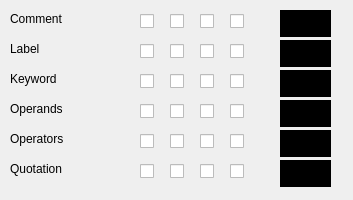
<?xml version="1.0" encoding="UTF-8"?>
<ui version="4.0">
 <class>InterfaceCfg_SyntaxAsm</class>
 <widget class="QWidget" name="InterfaceCfg_SyntaxAsm">
  <property name="geometry">
   <rect>
    <x>0</x>
    <y>0</y>
    <width>353</width>
    <height>200</height>
   </rect>
  </property>
  <property name="windowTitle">
   <string>Form</string>
  </property>
  <widget class="QLabel" name="lblCmnt">
   <property name="geometry">
    <rect>
     <x>10</x>
     <y>10</y>
     <width>111</width>
     <height>17</height>
    </rect>
   </property>
   <property name="text">
    <string>Comment</string>
   </property>
  </widget>
  <widget class="QCheckBox" name="chckICmnt">
   <property name="geometry">
    <rect>
     <x>140</x>
     <y>10</y>
     <width>21</width>
     <height>22</height>
    </rect>
   </property>
   <property name="text">
    <string/>
   </property>
  </widget>
  <widget class="QCheckBox" name="chckUCmnt">
   <property name="geometry">
    <rect>
     <x>170</x>
     <y>10</y>
     <width>21</width>
     <height>22</height>
    </rect>
   </property>
   <property name="text">
    <string/>
   </property>
  </widget>
  <widget class="QCheckBox" name="chckBCmnt">
   <property name="geometry">
    <rect>
     <x>230</x>
     <y>10</y>
     <width>21</width>
     <height>22</height>
    </rect>
   </property>
   <property name="text">
    <string/>
   </property>
  </widget>
  <widget class="QPushButton" name="btnColorCmnt">
   <property name="geometry">
    <rect>
     <x>280</x>
     <y>10</y>
     <width>51</width>
     <height>27</height>
    </rect>
   </property>
   <property name="palette">
    <palette>
     <active>
      <colorrole role="Button">
       <brush brushstyle="SolidPattern">
        <color alpha="255">
         <red>0</red>
         <green>0</green>
         <blue>0</blue>
        </color>
       </brush>
      </colorrole>
     </active>
     <inactive>
      <colorrole role="Button">
       <brush brushstyle="SolidPattern">
        <color alpha="255">
         <red>0</red>
         <green>0</green>
         <blue>0</blue>
        </color>
       </brush>
      </colorrole>
     </inactive>
     <disabled>
      <colorrole role="Button">
       <brush brushstyle="SolidPattern">
        <color alpha="255">
         <red>0</red>
         <green>0</green>
         <blue>0</blue>
        </color>
       </brush>
      </colorrole>
     </disabled>
    </palette>
   </property>
   <property name="autoFillBackground">
    <bool>true</bool>
   </property>
   <property name="text">
    <string/>
   </property>
   <property name="flat">
    <bool>true</bool>
   </property>
  </widget>
  <widget class="QLabel" name="lblLbl">
   <property name="geometry">
    <rect>
     <x>10</x>
     <y>40</y>
     <width>66</width>
     <height>17</height>
    </rect>
   </property>
   <property name="text">
    <string>Label</string>
   </property>
  </widget>
  <widget class="QCheckBox" name="chckILbl">
   <property name="geometry">
    <rect>
     <x>140</x>
     <y>40</y>
     <width>21</width>
     <height>22</height>
    </rect>
   </property>
   <property name="text">
    <string/>
   </property>
  </widget>
  <widget class="QCheckBox" name="chckULbl">
   <property name="geometry">
    <rect>
     <x>170</x>
     <y>40</y>
     <width>21</width>
     <height>22</height>
    </rect>
   </property>
   <property name="text">
    <string/>
   </property>
  </widget>
  <widget class="QCheckBox" name="chckBLbl">
   <property name="geometry">
    <rect>
     <x>230</x>
     <y>40</y>
     <width>21</width>
     <height>22</height>
    </rect>
   </property>
   <property name="text">
    <string/>
   </property>
  </widget>
  <widget class="QPushButton" name="btnColorLbl">
   <property name="geometry">
    <rect>
     <x>280</x>
     <y>40</y>
     <width>51</width>
     <height>27</height>
    </rect>
   </property>
   <property name="palette">
    <palette>
     <active>
      <colorrole role="Button">
       <brush brushstyle="SolidPattern">
        <color alpha="255">
         <red>0</red>
         <green>0</green>
         <blue>0</blue>
        </color>
       </brush>
      </colorrole>
     </active>
     <inactive>
      <colorrole role="Button">
       <brush brushstyle="SolidPattern">
        <color alpha="255">
         <red>0</red>
         <green>0</green>
         <blue>0</blue>
        </color>
       </brush>
      </colorrole>
     </inactive>
     <disabled>
      <colorrole role="Button">
       <brush brushstyle="SolidPattern">
        <color alpha="255">
         <red>0</red>
         <green>0</green>
         <blue>0</blue>
        </color>
       </brush>
      </colorrole>
     </disabled>
    </palette>
   </property>
   <property name="autoFillBackground">
    <bool>true</bool>
   </property>
   <property name="text">
    <string/>
   </property>
   <property name="flat">
    <bool>true</bool>
   </property>
  </widget>
  <widget class="QLabel" name="lblKwrd">
   <property name="geometry">
    <rect>
     <x>10</x>
     <y>70</y>
     <width>66</width>
     <height>17</height>
    </rect>
   </property>
   <property name="text">
    <string>Keyword</string>
   </property>
  </widget>
  <widget class="QCheckBox" name="chckIKwrd">
   <property name="geometry">
    <rect>
     <x>140</x>
     <y>70</y>
     <width>21</width>
     <height>22</height>
    </rect>
   </property>
   <property name="text">
    <string/>
   </property>
  </widget>
  <widget class="QCheckBox" name="chckUKwrd">
   <property name="geometry">
    <rect>
     <x>170</x>
     <y>70</y>
     <width>21</width>
     <height>22</height>
    </rect>
   </property>
   <property name="text">
    <string/>
   </property>
  </widget>
  <widget class="QCheckBox" name="chckBKwrd">
   <property name="geometry">
    <rect>
     <x>230</x>
     <y>70</y>
     <width>21</width>
     <height>22</height>
    </rect>
   </property>
   <property name="text">
    <string/>
   </property>
  </widget>
  <widget class="QPushButton" name="btnColorKwrd">
   <property name="geometry">
    <rect>
     <x>280</x>
     <y>70</y>
     <width>51</width>
     <height>27</height>
    </rect>
   </property>
   <property name="palette">
    <palette>
     <active>
      <colorrole role="Button">
       <brush brushstyle="SolidPattern">
        <color alpha="255">
         <red>0</red>
         <green>0</green>
         <blue>0</blue>
        </color>
       </brush>
      </colorrole>
     </active>
     <inactive>
      <colorrole role="Button">
       <brush brushstyle="SolidPattern">
        <color alpha="255">
         <red>0</red>
         <green>0</green>
         <blue>0</blue>
        </color>
       </brush>
      </colorrole>
     </inactive>
     <disabled>
      <colorrole role="Button">
       <brush brushstyle="SolidPattern">
        <color alpha="255">
         <red>0</red>
         <green>0</green>
         <blue>0</blue>
        </color>
       </brush>
      </colorrole>
     </disabled>
    </palette>
   </property>
   <property name="autoFillBackground">
    <bool>true</bool>
   </property>
   <property name="text">
    <string/>
   </property>
   <property name="flat">
    <bool>true</bool>
   </property>
  </widget>
  <widget class="QLabel" name="lblOpds">
   <property name="geometry">
    <rect>
     <x>10</x>
     <y>100</y>
     <width>81</width>
     <height>17</height>
    </rect>
   </property>
   <property name="text">
    <string>Operands</string>
   </property>
  </widget>
  <widget class="QCheckBox" name="chckIOpds">
   <property name="geometry">
    <rect>
     <x>140</x>
     <y>100</y>
     <width>21</width>
     <height>22</height>
    </rect>
   </property>
   <property name="text">
    <string/>
   </property>
  </widget>
  <widget class="QCheckBox" name="chckUOpds">
   <property name="geometry">
    <rect>
     <x>170</x>
     <y>100</y>
     <width>21</width>
     <height>22</height>
    </rect>
   </property>
   <property name="text">
    <string/>
   </property>
  </widget>
  <widget class="QCheckBox" name="chckBOpds">
   <property name="geometry">
    <rect>
     <x>230</x>
     <y>100</y>
     <width>21</width>
     <height>22</height>
    </rect>
   </property>
   <property name="text">
    <string/>
   </property>
  </widget>
  <widget class="QPushButton" name="btnColorOpds">
   <property name="geometry">
    <rect>
     <x>280</x>
     <y>100</y>
     <width>51</width>
     <height>27</height>
    </rect>
   </property>
   <property name="palette">
    <palette>
     <active>
      <colorrole role="Button">
       <brush brushstyle="SolidPattern">
        <color alpha="255">
         <red>0</red>
         <green>0</green>
         <blue>0</blue>
        </color>
       </brush>
      </colorrole>
     </active>
     <inactive>
      <colorrole role="Button">
       <brush brushstyle="SolidPattern">
        <color alpha="255">
         <red>0</red>
         <green>0</green>
         <blue>0</blue>
        </color>
       </brush>
      </colorrole>
     </inactive>
     <disabled>
      <colorrole role="Button">
       <brush brushstyle="SolidPattern">
        <color alpha="255">
         <red>0</red>
         <green>0</green>
         <blue>0</blue>
        </color>
       </brush>
      </colorrole>
     </disabled>
    </palette>
   </property>
   <property name="autoFillBackground">
    <bool>true</bool>
   </property>
   <property name="text">
    <string/>
   </property>
   <property name="flat">
    <bool>true</bool>
   </property>
  </widget>
  <widget class="QLabel" name="lblQuote">
   <property name="geometry">
    <rect>
     <x>10</x>
     <y>160</y>
     <width>81</width>
     <height>17</height>
    </rect>
   </property>
   <property name="text">
    <string>Quotation</string>
   </property>
  </widget>
  <widget class="QLabel" name="lblOpts">
   <property name="geometry">
    <rect>
     <x>10</x>
     <y>130</y>
     <width>81</width>
     <height>17</height>
    </rect>
   </property>
   <property name="text">
    <string>Operators</string>
   </property>
  </widget>
  <widget class="QCheckBox" name="chckIOpts">
   <property name="geometry">
    <rect>
     <x>140</x>
     <y>130</y>
     <width>21</width>
     <height>22</height>
    </rect>
   </property>
   <property name="text">
    <string/>
   </property>
  </widget>
  <widget class="QCheckBox" name="chckUOpts">
   <property name="geometry">
    <rect>
     <x>170</x>
     <y>130</y>
     <width>21</width>
     <height>22</height>
    </rect>
   </property>
   <property name="text">
    <string/>
   </property>
  </widget>
  <widget class="QCheckBox" name="chckBOpts">
   <property name="geometry">
    <rect>
     <x>230</x>
     <y>130</y>
     <width>21</width>
     <height>22</height>
    </rect>
   </property>
   <property name="text">
    <string/>
   </property>
  </widget>
  <widget class="QCheckBox" name="chckIQuote">
   <property name="geometry">
    <rect>
     <x>140</x>
     <y>160</y>
     <width>21</width>
     <height>22</height>
    </rect>
   </property>
   <property name="text">
    <string/>
   </property>
  </widget>
  <widget class="QCheckBox" name="chckUQuote">
   <property name="geometry">
    <rect>
     <x>170</x>
     <y>160</y>
     <width>21</width>
     <height>22</height>
    </rect>
   </property>
   <property name="text">
    <string/>
   </property>
  </widget>
  <widget class="QCheckBox" name="chckBQuote">
   <property name="geometry">
    <rect>
     <x>230</x>
     <y>160</y>
     <width>21</width>
     <height>22</height>
    </rect>
   </property>
   <property name="text">
    <string/>
   </property>
  </widget>
  <widget class="QPushButton" name="btnColorOpts">
   <property name="geometry">
    <rect>
     <x>280</x>
     <y>130</y>
     <width>51</width>
     <height>27</height>
    </rect>
   </property>
   <property name="palette">
    <palette>
     <active>
      <colorrole role="Button">
       <brush brushstyle="SolidPattern">
        <color alpha="255">
         <red>0</red>
         <green>0</green>
         <blue>0</blue>
        </color>
       </brush>
      </colorrole>
     </active>
     <inactive>
      <colorrole role="Button">
       <brush brushstyle="SolidPattern">
        <color alpha="255">
         <red>0</red>
         <green>0</green>
         <blue>0</blue>
        </color>
       </brush>
      </colorrole>
     </inactive>
     <disabled>
      <colorrole role="Button">
       <brush brushstyle="SolidPattern">
        <color alpha="255">
         <red>0</red>
         <green>0</green>
         <blue>0</blue>
        </color>
       </brush>
      </colorrole>
     </disabled>
    </palette>
   </property>
   <property name="autoFillBackground">
    <bool>true</bool>
   </property>
   <property name="text">
    <string/>
   </property>
   <property name="flat">
    <bool>true</bool>
   </property>
  </widget>
  <widget class="QPushButton" name="btnColorQuote">
   <property name="geometry">
    <rect>
     <x>280</x>
     <y>160</y>
     <width>51</width>
     <height>27</height>
    </rect>
   </property>
   <property name="palette">
    <palette>
     <active>
      <colorrole role="Button">
       <brush brushstyle="SolidPattern">
        <color alpha="255">
         <red>0</red>
         <green>0</green>
         <blue>0</blue>
        </color>
       </brush>
      </colorrole>
     </active>
     <inactive>
      <colorrole role="Button">
       <brush brushstyle="SolidPattern">
        <color alpha="255">
         <red>0</red>
         <green>0</green>
         <blue>0</blue>
        </color>
       </brush>
      </colorrole>
     </inactive>
     <disabled>
      <colorrole role="Button">
       <brush brushstyle="SolidPattern">
        <color alpha="255">
         <red>0</red>
         <green>0</green>
         <blue>0</blue>
        </color>
       </brush>
      </colorrole>
     </disabled>
    </palette>
   </property>
   <property name="autoFillBackground">
    <bool>true</bool>
   </property>
   <property name="text">
    <string/>
   </property>
   <property name="flat">
    <bool>true</bool>
   </property>
  </widget>
  <widget class="QCheckBox" name="chckSCmnt">
   <property name="geometry">
    <rect>
     <x>200</x>
     <y>10</y>
     <width>21</width>
     <height>22</height>
    </rect>
   </property>
   <property name="text">
    <string/>
   </property>
  </widget>
  <widget class="QCheckBox" name="chckSLbl">
   <property name="geometry">
    <rect>
     <x>200</x>
     <y>40</y>
     <width>21</width>
     <height>22</height>
    </rect>
   </property>
   <property name="text">
    <string/>
   </property>
  </widget>
  <widget class="QCheckBox" name="chckSKwrd">
   <property name="geometry">
    <rect>
     <x>200</x>
     <y>70</y>
     <width>21</width>
     <height>22</height>
    </rect>
   </property>
   <property name="text">
    <string/>
   </property>
  </widget>
  <widget class="QCheckBox" name="chckSOpds">
   <property name="geometry">
    <rect>
     <x>200</x>
     <y>100</y>
     <width>21</width>
     <height>22</height>
    </rect>
   </property>
   <property name="text">
    <string/>
   </property>
  </widget>
  <widget class="QCheckBox" name="chckSOpts">
   <property name="geometry">
    <rect>
     <x>200</x>
     <y>130</y>
     <width>21</width>
     <height>22</height>
    </rect>
   </property>
   <property name="text">
    <string/>
   </property>
  </widget>
  <widget class="QCheckBox" name="chckSQuote">
   <property name="geometry">
    <rect>
     <x>200</x>
     <y>160</y>
     <width>21</width>
     <height>22</height>
    </rect>
   </property>
   <property name="text">
    <string/>
   </property>
  </widget>
 </widget>
 <resources/>
 <connections/>
</ui>
